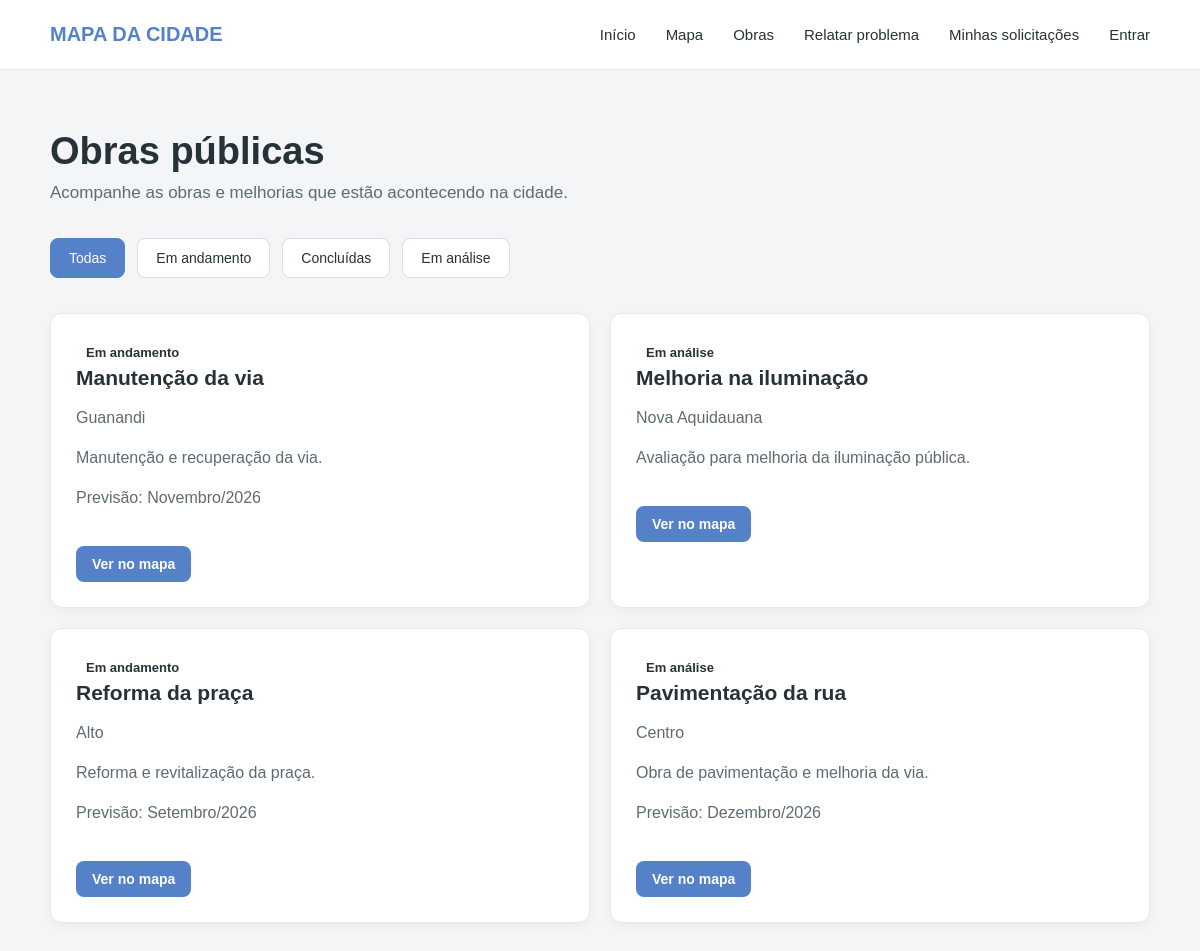
The app's page /obras, older data.
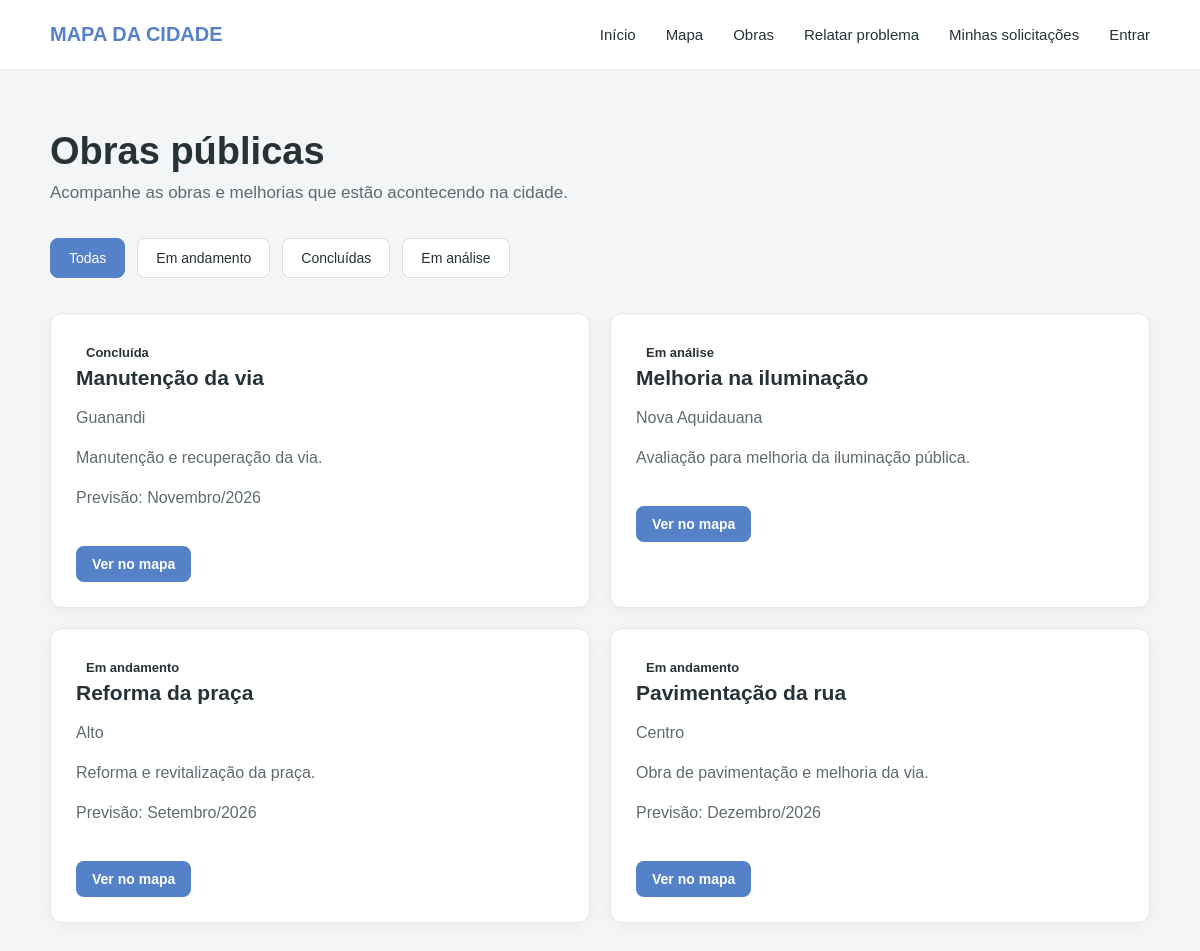
The same page, newer data.
### tables this page shows
CREATE TABLE obras (
            id INTEGER PRIMARY KEY AUTOINCREMENT,
            titulo TEXT NOT NULL,
            localizacao TEXT NOT NULL,
            status TEXT NOT NULL,
            previsao TEXT,
            descricao TEXT,
            latitude REAL,
            longitude REAL
        , rua TEXT, bairro TEXT);

### app.py (the view)
@app.route("/obras")
def obras():
    conexao = sqlite3.connect("mapa_cidade.db")
    conexao.row_factory = sqlite3.Row
    cursor = conexao.cursor()
    cursor.execute("""
        SELECT *
        FROM obras
        ORDER BY id DESC
    """)
    obras = cursor.fetchall()
    conexao.close()
    return render_template(
        "obras.html",
        obras=obras
    )

### templates/obras.html (shortened to what this page needs)
<!DOCTYPE html>
<html lang="pt-br">
<head>
    <link
        rel="stylesheet"
        href="{{ url_for('static', filename='css/obras.css') }}"
    >
</head>
<body>
    <header class="header">
        <div class="logo">
            MAPA DA CIDADE
        </div>
        <nav class="menu">
            <a href="/">Início</a>
            <a href="/mapa">Mapa</a>
            <a href="/obras">Obras</a>
            <a href="/relatar">Relatar problema</a>
            <a href="/solicitacoes">Minhas solicitações</a>
            {% if session.get("usuario_id") %}
                {% if session.get("usuario_perfil") == "admin" %}
                    <a href="/admin">
                        Administração
                    </a>
                {% endif %}
                <span class="usuario">
                    Olá, {{ session.get("usuario_nome") }}
                </span>
                <a href="/logout">
                    Sair
                </a>
            {% else %}
                <a href="/login">
                    Entrar
                </a>
            {% endif %}
        </nav>
    </header>
<main>
    <section class="titulo">
        <h1>
            Obras públicas
        </h1>
        <p>
            Acompanhe as obras e melhorias que estão acontecendo na cidade.
        </p>
    </section>
    <section class="filtros">
        <button class="filtro ativo">
            Todas
        </button>
        <button class="filtro">
            Em andamento
        </button>
        <button class="filtro">
            Concluídas
        </button>
        <button class="filtro">
            Em análise
        </button>
    </section>
    <section class="lista-obras">
        {% for obra in obras %}
    <div
        class="card-obra"
        data-status="
            {% if obra['status'] == 'Em andamento' %}
                andamento
            {% elif obra['status'] == 'Concluída' %}
                concluida
            {% elif obra['status'] == 'Em análise' %}
                analise
            {% endif %}
        "
    >
        <span class="status
            {% if obra['status'] == 'Em andamento' %}
                status-andamento
            {% elif obra['status'] == 'Concluída' %}
                status-concluida
            {% elif obra['status'] == 'Em análise' %}
                status-analise
            {% endif %}
        ">
            {{ obra['status'] }}
        </span>
        <h2>{{ obra['titulo'] }}</h2>
        <p class="localizacao">
            {{ obra['localizacao'] }}
        </p>
        {% if obra['descricao'] %}
            <p class="descricao">
                {{ obra['descricao'] }}
            </p>
        {% endif %}
        {% if obra['previsao'] %}
            <p class="previsao">
                Previsão: {{ obra['previsao'] }}
            </p>
        {% endif %}
        <a href="/mapa" class="botao-mapa">
            Ver no mapa
        </a>
    </div>
{% endfor %}
    </section>
</main>
</body>
</html>

### static/css/obras.css (style rules this page uses)
* { box-sizing: border-box; }
body { margin: 0; font-family: Arial, sans-serif; background-color: #F3F5F7; color: #263238; }
.header { height: 70px; background: #FFFFFF; display: flex; align-items: center; justify-content: space-between; padding: 0 50px; border-bottom: 1px solid #E5E7EB; }
.logo { font-size: 20px; font-weight: bold; color: #5581C9; }
.menu { display: flex; align-items: center; gap: 30px; }
.menu a { text-decoration: none; color: #263238; font-size: 15px; }
main { max-width: 1200px; margin: 0 auto; padding: 60px 50px; }
.titulo { margin-bottom: 35px; }
.titulo h1 { margin: 0 0 10px; font-size: 38px; }
.titulo p { margin: 0; font-size: 17px; color: #5F6B72; }
.filtros { display: flex; gap: 12px; margin-bottom: 35px; }
.filtro { border: 1px solid #D9DEE3; background: #FFFFFF; color: #263238; padding: 11px 18px; border-radius: 8px; font-size: 14px; cursor: pointer; }
.filtro.ativo { background: #5581C9; border-color: #5581C9; color: #FFFFFF; }
.lista-obras { display: grid; grid-template-columns: repeat(2, 1fr); gap: 20px; }
.card-obra { background: #FFFFFF; border: 1px solid #E5E7EB; border-radius: 12px; padding: 25px; box-shadow: 0 4px 15px rgba(0, 0, 0, 0.04); }
.status { display: inline-block; padding: 6px 10px; border-radius: 20px; font-size: 13px; font-weight: bold; }
.card-obra h2 { margin: 0 0 8px; font-size: 21px; }
.card-obra p { color: #5F6B72; line-height: 1.5; }
.botao-mapa { display: inline-block; margin-top: 20px; padding: 10px 16px; background: #5581C9; color: #FFFFFF; text-decoration: none; border-radius: 8px; font-size: 14px; font-weight: bold; transition: 0.2s; }

Row changes from the older to the newer data that the page shows:
changed obras "Manutenção da via": status "Em andamento" → "Concluída"
changed obras "Pavimentação da rua": status "Em análise" → "Em andamento"
